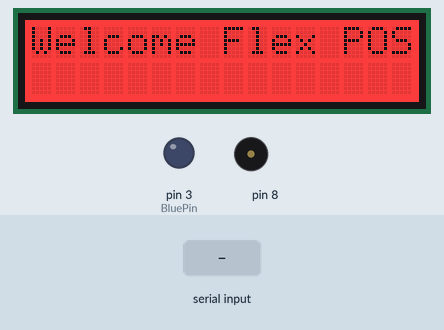
Simulated run of this sketch. Board: Arduino Uno, built with avr-gcc and run on an emulated ATmega328P. On the bench: 16×2 character LCD, output pins drawn as LEDs (lit = HIGH), buzzer (waves = sounding). Dashed ring = blinking. The inputs (shaded band) are chosen by the test bench. What the sketch prints to the serial monitor is not drawn.

Above: at 0.6 s.
At 3.2 s:
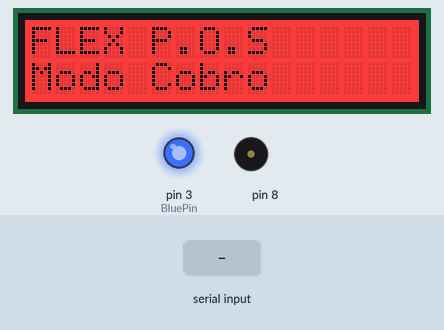
3.3 s: "Cobrar" received over Serial
At 4.0 s:
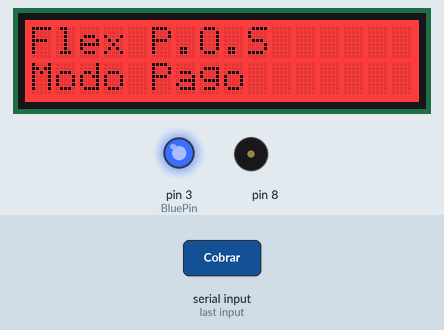
5.1 s: "Cobrar" received over the second serial link
At 5.37 s:
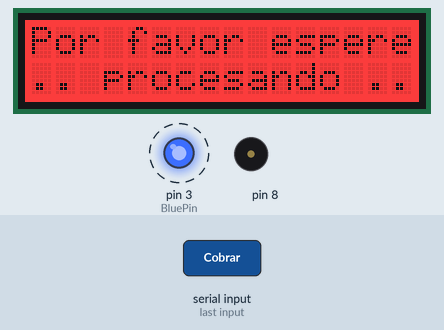
7.0 s: "Exito" received over Serial
At 8.7 s:
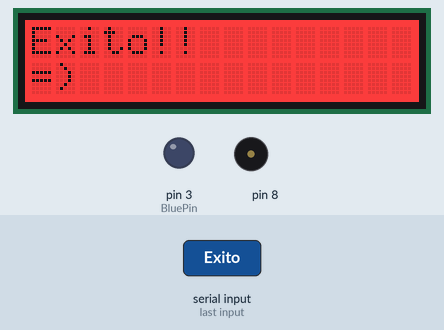
Timing chart, 0 to 14.9 s (numbered marks = the images above; inputs shaded):
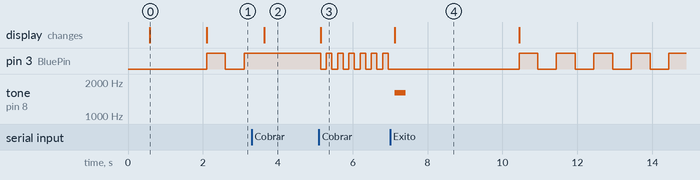

Measured:
- after the input at 3.3 s, pin 3 (BluePin): stays HIGH (without the input it goes to LOW after 0.30 s); the display: changes after 0.33 s (image 2)
- after the input at 5.1 s, pin 3 (BluePin): alternates HIGH for 0.15 s and LOW for 0.15 s, starting after 0.05 s; the display: changes after 0.05 s (image 3)
- after the input at 7.0 s, pin 3 (BluePin): alternates HIGH for 0.50 s and LOW for 0.50 s, starting after 3.4 s; tone on pin 8: silent → 1600 Hz after 0.12 s, → silent 0.30 s later; the display: changes after 0.12 s (image 4)
- what the display in image 0 shows lasts 1.5 s, from 0.6 s to 2.1 s

The sketch:

cong_arduino_pos.ino
```cpp
  //Se cargan biliotecas
  #include <Wire.h>
  #include <Adafruit_MCP23017.h>
  #include <Adafruit_RGBLCDShield.h>
  #include <SoftwareSerial.h>

  //Se instancia el modulo de Display
  Adafruit_RGBLCDShield lcd = Adafruit_RGBLCDShield();

  //Se definen colores para el display
  #define OFF 0x0
  #define ON 0x1

  //Se conectan los pines de conexion del modulo Bluetooth
  SoftwareSerial BT(10,11); //10 RX, 11 TX.

  //Se define el LED de notificaciones
  int BluePin = 3;
  boolean running = false;

  //SE definen estados de control;

  static int state = 0; // initial state is 0
  boolean displayRGB = false;

  String cadenaSerial = "";
  String cadenaBluetooth = "";
  String texto = "Flex P.O.S";
  char character;

  void setup(){

    BT.begin(9600); //Velocidad del puerto del módulo Bluetooth
    BT.flush();
    delay(500);
    Serial.begin(9600); //Abrimos la comunicación serie con el PC y establecemos velocidad
    Serial.flush();

    // set up the LCD's number of columns and rows:
    lcd.begin(16, 2);
    lcd.setBacklight(ON);
    lcd.print("Welcome Flex POS");

    pinMode(BluePin, OUTPUT);

    delay(1500);
  }

  void loop() {

    cadenaSerial = "";
    cadenaBluetooth = "";

    if(BT.available()){
      while(BT.available()){
        delay(2);
        character = BT.read();
        cadenaBluetooth.concat(character);
      }
    }else if(Serial.available()){
      while(Serial.available()){
        delay(2);
        character = Serial.read();
        cadenaSerial.concat(character);
      }
    }


    switch(state){

      case 0: // ESTAGO COBRO
            if(cadenaSerial.equals("Cobrar")){
              state = 1;
              displayRGB = false;
            }else{
              if(changeDisplay()){
                lcd.clear();
                lcd.print("FLEX P.O.S");
                lcd.setCursor(0, 1);
                lcd.print("Modo Cobro");
              }
              running = !running;
              digitalWrite(BluePin, running);
              delay(500);
            }
            break;

      case 1: // ESTAGO PAGO
            if(cadenaBluetooth != ""){
              Serial.println(cadenaBluetooth);
              state = 2;
              displayRGB = false;
            }else if(cadenaSerial != ""){
                lcd.clear();
                lcd.print("Modo Pago");
                lcd.setCursor(0, 1);
                lcd.print("Monto: "+cadenaSerial);
            }else{
              if(changeDisplay()){
                lcd.clear();
                lcd.print(texto);
                lcd.setCursor(0, 1);
                lcd.print("Modo Pago");
              }
              running = 1;
              digitalWrite(BluePin, running);
            }
            break;

      case 2: // ESTADO ESPERA
            if(cadenaSerial.equals("Exito")){
              state = 0;
              lcd.clear();
              lcd.print("Exito!!");
              lcd.setCursor(0, 1);
              lcd.print("=)");
              displayRGB = false;
              tono();
              delay(3000);
            }else if(cadenaSerial.equals("Error")){
              state = 0;
              lcd.clear();
              lcd.print("Error!!");
              lcd.setCursor(0, 1);
              lcd.print("x)");
              displayRGB = false;
              tono();
              delay(3000);
            }else{
              if(changeDisplay()){
                lcd.clear();
                lcd.print("Por favor espere");
                lcd.setCursor(0, 1);
                lcd.print(".. procesando ..");
              }
              running = !running;
              digitalWrite(BluePin, running);
              delay(150);
            }
            break;
      default:
            state = 0;
            break;
    }
  }

void tono(){

  int valor = 1600;
  int noteDuration = 300;
  tone(8,valor,noteDuration);
  int pauseBetweenNotes = noteDuration;
  delay(pauseBetweenNotes);
  noTone(8);
}

boolean changeDisplay(){

  if(displayRGB == false){
      displayRGB = true;
      return true;
  }
  return false;
}
```
